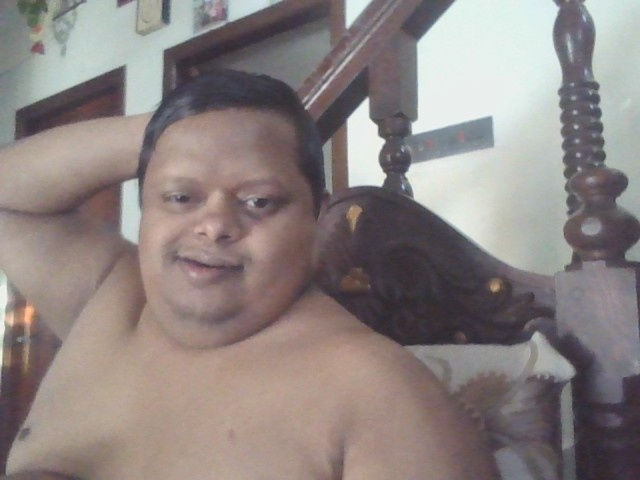
#> input picture captured_photos/EMP1236.jpg, 640 x 480 px
$ python -i face_utils.py   (imports and definitions only)
#> lines starting #> are read from the running program, lines starting #| are printed output that depends on the picture
#> further down, picture is the input picture: shape (480, 640, 3); mean B, G, R 129.7, 131.5, 140.8
import cv2
import numpy as np
import json
import os
import sys
import io
import urllib.request
from db_config import get_db_connection

# Fix Windows console encoding for Unicode/emoji print statements
# [5 lines not run here, left out]

BASE_DIR = os.path.dirname(os.path.abspath(__file__))
YUNET_PATH = os.path.join(BASE_DIR, 'face_detection_yunet_2023mar.onnx')
SFACE_PATH = os.path.join(BASE_DIR, 'face_recognition_sface_2021dec.onnx')
CASCADE_PATH = os.path.join(BASE_DIR, 'haarcascade_frontalface_default.xml')

# Standard SFace Cosine Match Threshold (range -1.0 to 1.0, >= 0.370 is same person)
MATCH_THRESHOLD = 0.370

# [21 lines left out: function ensure_models_exist, not called in this run]

# [1 line not run here, left out]

# Initialize OpenCV DNN Detector and Recognizer with optimized thresholds
# [1 line that did not run here, left out]
# [1 line that did not run here, left out]
haar_cascade = cv2.CascadeClassifier(CASCADE_PATH)

def preprocess_image_lighting(image):
    """
    Applies CLAHE (Contrast Limited Adaptive Histogram Equalization) on LAB color space.
    Normalizes illumination, eliminates harsh shadows and low-light issues.
    """
    if image is None or image.size == 0:
        return image
    try:
        lab = cv2.cvtColor(image, cv2.COLOR_BGR2LAB)
#> lab: shape (480, 640, 3); mean of channels 0, 1, 2 140.6, 131.5, 130.2
        l, a, b = cv2.split(lab)
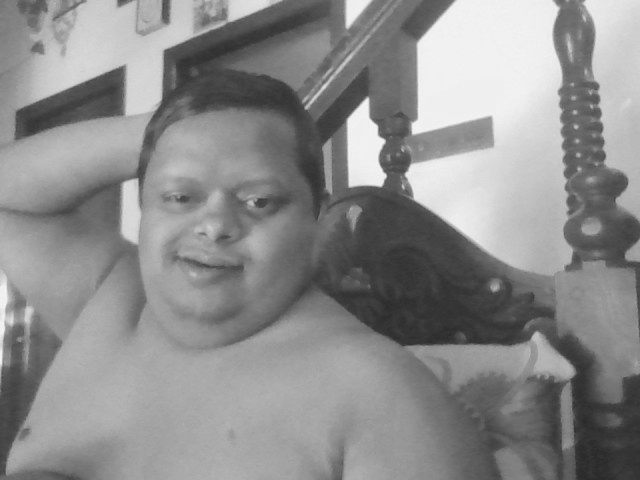
#> l: shape (480, 640); min 42, max 247, mean 140.6
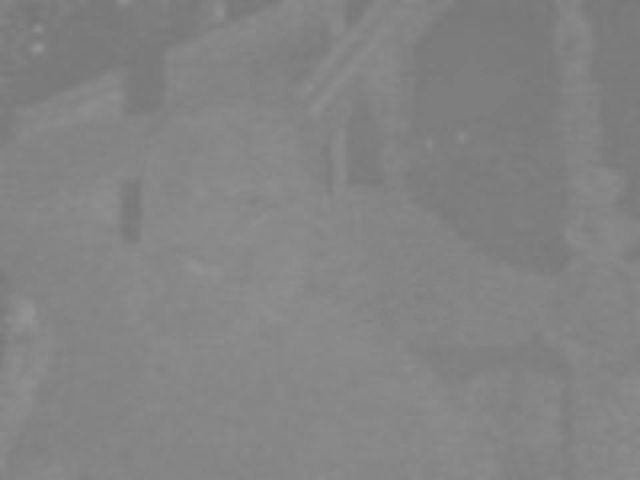
#> a: shape (480, 640); min 116, max 148, mean 131.5
        clahe = cv2.createCLAHE(clipLimit=2.5, tileGridSize=(8, 8))
        cl = clahe.apply(l)
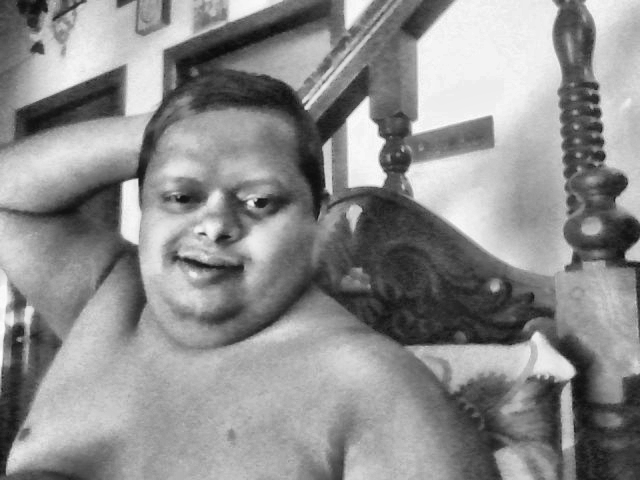
#> cl: shape (480, 640); min 11, max 253, mean 141.9
        limg = cv2.merge((cl, a, b))
#> limg: shape (480, 640, 3); mean of channels 0, 1, 2 141.9, 131.5, 130.2
        return cv2.cvtColor(limg, cv2.COLOR_LAB2BGR)
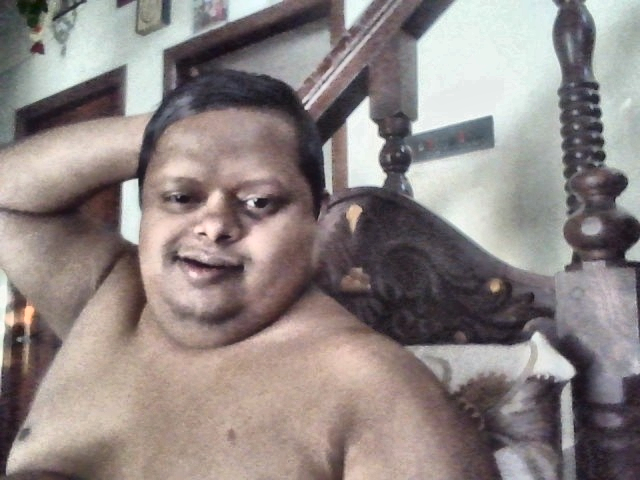
#> returned value: shape (480, 640, 3); mean B, G, R 131.9, 133.9, 143.1
    except Exception:
        return image

# [146 lines left out: functions synthesize_face_landmarks, detect_faces, extract_face_encoding, compute_similarity, not called in this run]

def is_same_person(enc1, enc2, threshold=MATCH_THRESHOLD):
    """Returns True if cosine similarity >= threshold."""
    return compute_similarity(enc1, enc2) >= threshold

# [54 lines left out: function auto_migrate_legacy_encodings, not called in this run]

>>> import cv2
>>> picture = cv2.imread('captured_photos/EMP1236.jpg')
>>> result = preprocess_image_lighting(picture)

$ run again, on captured_photos/Emp2221.jpg
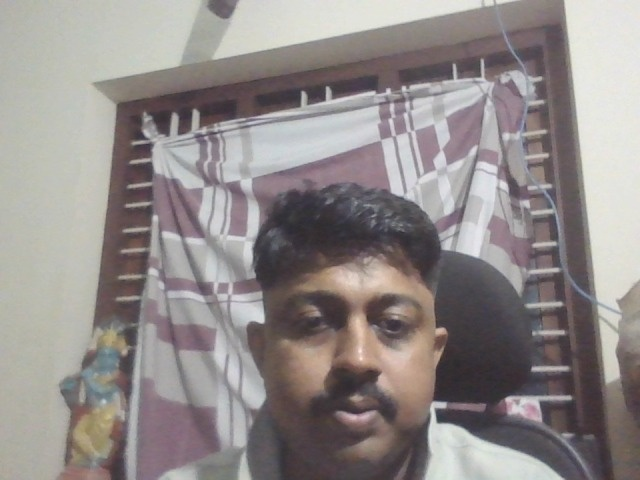
#> input picture captured_photos/Emp2221.jpg, 640 x 480 px
#> picture is the input picture: shape (480, 640, 3); mean B, G, R 138.5, 139.8, 146.1
#> lab: shape (480, 640, 3); mean of channels 0, 1, 2 147.9, 130.4, 129.5
#> in preprocess_image_lighting, `l, a, b = cv2.split(lab)`:
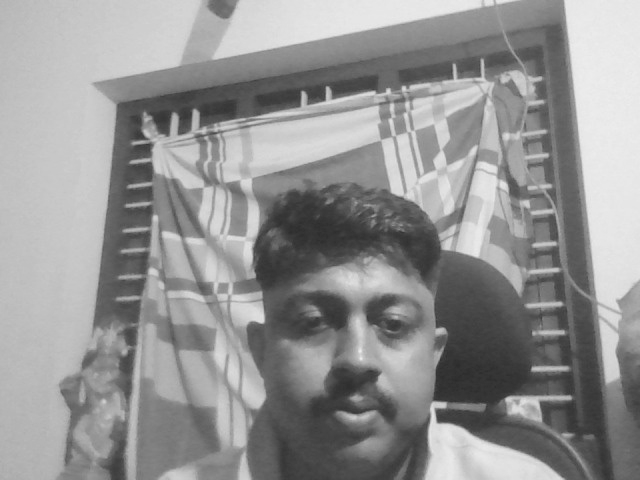
#> l: shape (480, 640); min 43, max 237, mean 147.9
#> limg: shape (480, 640, 3); mean of channels 0, 1, 2 144, 130.4, 129.5
#> in preprocess_image_lighting, `return cv2.cvtColor(limg, cv2.COLOR_LAB2BGR)`:
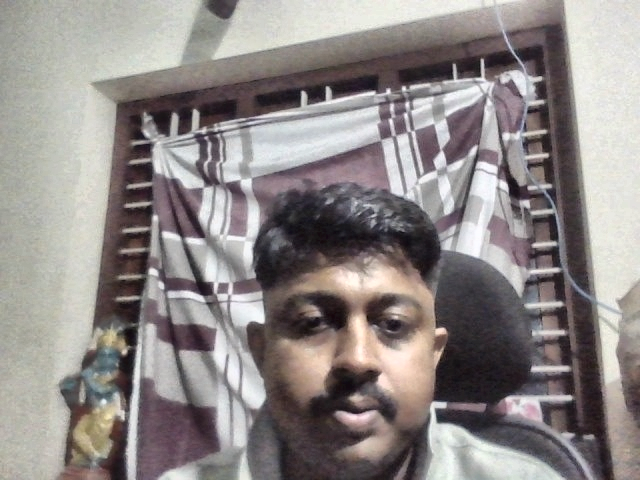
#> returned value: shape (480, 640, 3); mean B, G, R 135.7, 137.2, 143.3

$ run again, on captured_photos/Emp25255.jpg
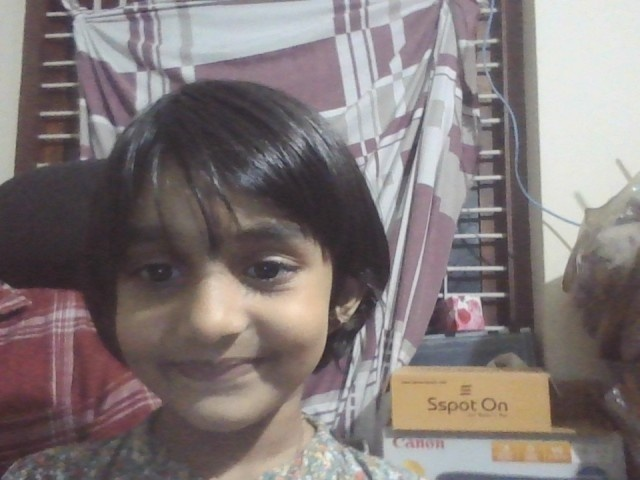
#> input picture captured_photos/Emp25255.jpg, 640 x 480 px
#> picture is the input picture: shape (480, 640, 3); mean B, G, R 120.2, 120.6, 130.1
#> lab: shape (480, 640, 3); mean of channels 0, 1, 2 129.3, 131.9, 129.6
#> in preprocess_image_lighting, `cl = clahe.apply(l)`:
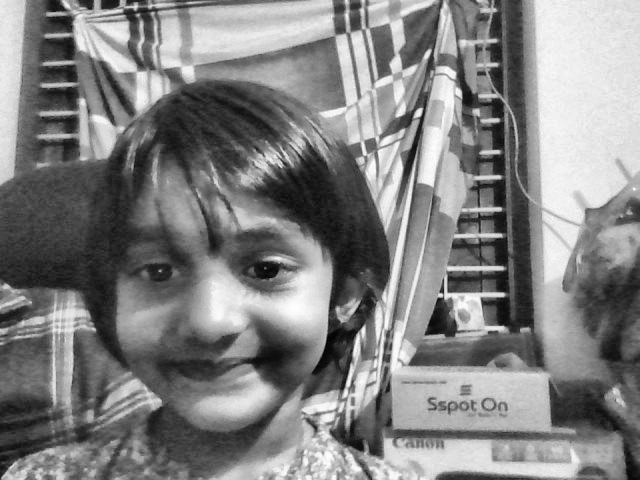
#> cl: shape (480, 640); min 3, max 254, mean 129.5
#> limg: shape (480, 640, 3); mean of channels 0, 1, 2 129.5, 131.9, 129.6
#> in preprocess_image_lighting, `return cv2.cvtColor(limg, cv2.COLOR_LAB2BGR)`:
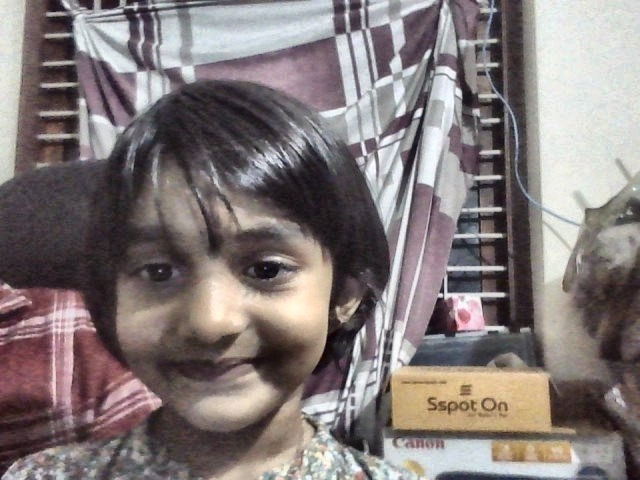
#> returned value: shape (480, 640, 3); mean B, G, R 121.3, 121.9, 131.3
